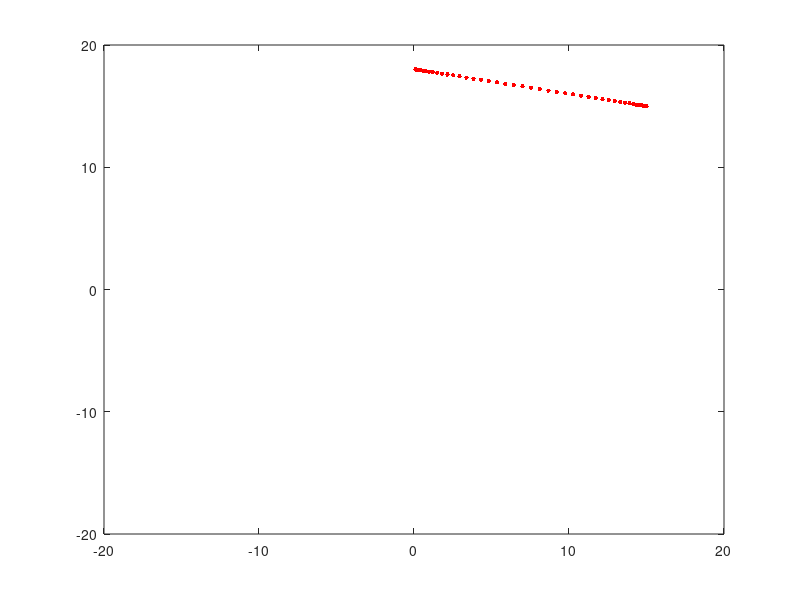

Source code (MATLAB):
clc;
clear all;
xx = 1;

L1 = 10;
L2 = 10;

m1 = 0.1;
m2 = 0.1;
I_1 = m1*L1^2;
I_2 = m2*L2^2;
r1 = 0.1;
r2 = 0.1;

a = I_1 + I_2 + m1*r1^2 + m2*(L1^2 +r1^2);
b = m2 * L1 * r2;
c = L2 + m2*r2^2;
q = [0;0];
lambda_2 = 1;
q_vel = [0;0];
lambda_1 = 1;

    % % Initialize Arduino connection
    % a = arduino('COM9', 'Mega2560', 'Libraries', 'rotaryEncoder');
    % encoder1 = rotaryEncoder(a, 'D2', 'D3');
    % encoder2 = rotaryEncoder(a, 'D18', 'D19');

for t = 0.1:0.1:5 
    
    tf = 5;
% Trajectory & velocity

    T_f =  [1 0 0 0 0 0;1 tf tf^2 tf^3 tf^4 tf^5;0 1 0 0 0 0;0 1 2*tf 3*tf^2 4*tf^3 5*tf^4;
            0 0 2 0 0 0; 0 0 2 6*tf 12*tf^2 20*tf^3];
    
    D_x = [15;0.1;0;0;0;0];  % Initial & final x position of manipulator
    D_y = [15;18;0;0;0;0];  % Initial & final y position of manipulator

    A_x = inv(T_f) * D_x;
    A_y = inv(T_f) * D_y;

    X = A_x(1) + A_x(2)*t + A_x(3)*(t^2) + A_x(4)*(t^3) + A_x(5)*(t^4) + A_x(6)*(t^5);  % X = a0 + a1*t + a2(t^2) + a3*(t^3) + a4*(t^4);
    Y = A_y(1) + A_y(2)*t + A_y(3)*(t^2) + A_y(4)*(t^3) + A_y(5)*(t^4) + A_y(6)*(t^5);  % Y = a0 + a1*t + a2(t^2) + a3*(t^3) + a4*(t^4);
    
    Traject_x(1,xx) = X;
    Traject_y(1,xx) = Y;

    X_d = A_x(2) + 2*A_x(3)*t + 3*A_x(4)*(t^2) + 4*A_x(5)*(t^3) + 5*A_x(6)*(t^4);
    Y_d = A_y(2) + 2*A_y(3)*t + 3*A_y(4)*(t^2) + 4*A_y(5)*(t^3) + 5*A_y(6)*(t^4);

    X_dd = 2*A_x(3) + 6*A_x(4)*t + 12*A_x(5)*(t^2) + 20*A_x(6)*(t^3);
    Y_dd = 2*A_y(3) + 6*A_y(4)*t + 12*A_y(5)*(t^2) + 20*A_y(6)*(t^3);

    Linear_velocity = [X_d;Y_d];
    Linear_Acceleration = [X_dd;Y_dd];
    xx = xx+1;

    plot (Traject_x,Traject_y,'.','MarkerSize',10,'Color','r');

    q2 = acosd((X^2+Y^2-L1^2-L2^2)/(2*L1*L2));
    q1 = atand(Y/X) - atand (L2 *sind(q2)/(L1+(L2*cosd(q2))));

    qd = [q1;q2];
    axis([-20 20 -20 20]);

   % Jacobian 
    J = [-L1*sind(q1)-L2*sind(q1+q2) -L2*sind(q1+q2);
      L1*cosd(q1)+L1*cosd(q1+q2) L2*cosd(q1+q2)];
    q_d = inv(J)*Linear_velocity;
    q1_d = q_d(1);
    q2_d = q_d(2);

    J_d = [-L1*cosd(q1)*q1_d-L2*cosd(q1+q2)*(q1_d+q2_d) -L2*cosd(q1+q2)*(q1_d+q2_d);
        -L1*sind(q1)*q1_d-L1*sind(q1+q2)*(q1_d+q2_d) -L2*sind(q1+q2)*(q1_d+q2_d)];
    
    q_dd = inv(J)*(X_dd - J_d*(q_d));

    % Torque control
    d1 = a + 2 * b*cosd(q2); d2 = c + b*cosd(q2); d4 = c;
    d3 = d2;

    M = [d1 d2;d3 d4];                                  % M(q)

    c1 = -m2*L2*r2*sind(q2)*q2_d;
    c2 = -m2*L2*r2*sind(q2)*(q1_d+q2_d);
    c3 = -m2*L2*r2*sind(q2)*(q1_d);
    c4 = 0;

    C = [c1 c2;c3 c4];
    
    g = 9.81;
    g1 = m2*g*(L1*cosd(q1)+r2*cosd(q1+q2)+m1*g*r1*cosd(q1));
    g2 = m2*g*r2*cosd(q1+q2);

    g_0 = [g1;g2];
   Torque_act = M*q_dd + C + g_0;

   q_err = qd - q;
   q_err_d = q_d - q_vel;
   % Corrective torque (Computed torque control)
   Torque = M*(q_dd + lambda_1*q_err_d + lambda_2*q_err) + C + g_0       % find error terms

   % Tov = g_0+J'*(F_des+k_p*(Fe));
   % Tov_1 = g_0+J'*(F_des+k_p*(Fe)-Fe*V); 
   % 

        % writeDigitalPin(a, 'D4', Feed_forward(1) >= 0);
        % writePWMDutyCycle(a, 'D5', min(abs(Feed_forward(1)/360), 1));
        % writeDigitalPin(a, 'D6', Feed_forward(2) >= 0);
        % writePWMDutyCycle(a, 'D7', min(abs(Feed_forward(2)/360), 1));
 
        % fprintf('The value of Feed_forward(1) is %d\n', Feed_forward(1))
        % fprintf('The value of Feed_forward(2) is %d\n', Feed_forward(2))
   % q_d = (q_dd*0.1) + q_d;       update error terms this wrong
   % q = (q_err_d *0.1) + q;
end